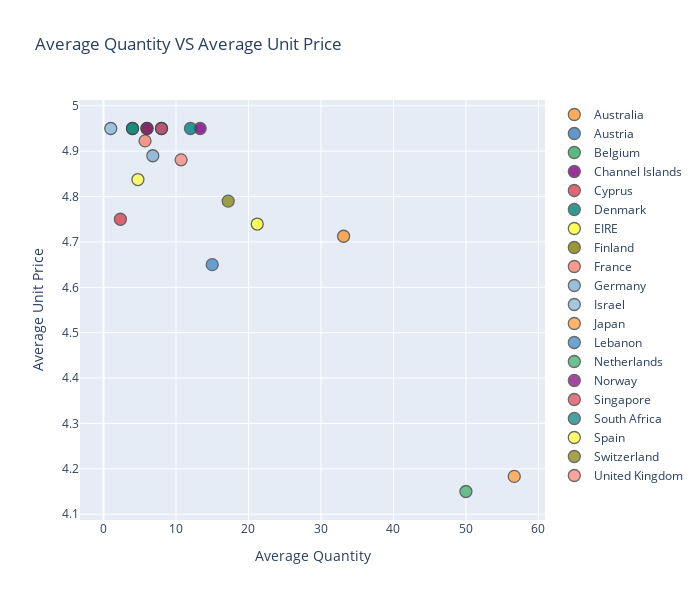

The code cell stored with this chart in its notebook:
### Code cell
layout = go.Layout(width=700, height=600,
                   xaxis=go.layout.XAxis(title=go.layout.xaxis.Title(text='Average Quantity')),
                   yaxis=go.layout.YAxis(title=go.layout.yaxis.Title(text='Average Unit Price')),
                   title=go.layout.Title(text='Average Quantity VS Average Unit Price'));
mean_by_country.iplot(kind='scatter',x='Avg_Quantity',y= 'Avg_UnitPrice', categories='Country',layout=layout)

### Figure 1 — Plotly figure (JSON) as saved in the notebook; plotly's stock layout.template omitted (floating-point values rounded to 4 significant figures)
{"data": [{"marker": {"color": "rgba(255, 153, 51, 1.0)", "line": {"width": 1.3}, "opacity": 0.8, "size": 12, "symbol": "circle"}, "mode": "markers", "name": "Australia", "textfont": {"color": "#4D5663"}, "type": "scatter", "x": [33.12], "y": [4.713]}, {"marker": {"color": "rgba(55, 128, 191, 1.0)", "line": {"width": 1.3}, "opacity": 0.8, "size": 12, "symbol": "circle"}, "mode": "markers", "name": "Austria", "textfont": {"color": "#4D5663"}, "type": "scatter", "x": [8], "y": [4.95]}, {"marker": {"color": "rgba(50, 171, 96, 1.0)", "line": {"width": 1.3}, "opacity": 0.8, "size": 12, "symbol": "circle"}, "mode": "markers", "name": "Belgium", "textfont": {"color": "#4D5663"}, "type": "scatter", "x": [4], "y": [4.95]}, {"marker": {"color": "rgba(128, 0, 128, 1.0)", "line": {"width": 1.3}, "opacity": 0.8, "size": 12, "symbol": "circle"}, "mode": "markers", "name": "Channel Islands", "textfont": {"color": "#4D5663"}, "type": "scatter", "x": [13.33], "y": [4.95]}, {"marker": {"color": "rgba(219, 64, 82, 1.0)", "line": {"width": 1.3}, "opacity": 0.8, "size": 12, "symbol": "circle"}, "mode": "markers", "name": "Cyprus", "textfont": {"color": "#4D5663"}, "type": "scatter", "x": [2.333], "y": [4.75]}, {"marker": {"color": "rgba(0, 128, 128, 1.0)", "line": {"width": 1.3}, "opacity": 0.8, "size": 12, "symbol": "circle"}, "mode": "markers", "name": "Denmark", "textfont": {"color": "#4D5663"}, "type": "scatter", "x": [12], "y": [4.95]}, {"marker": {"color": "rgba(255, 255, 51, 1.0)", "line": {"width": 1.3}, "opacity": 0.8, "size": 12, "symbol": "circle"}, "mode": "markers", "name": "EIRE", "textfont": {"color": "#4D5663"}, "type": "scatter", "x": [21.21], "y": [4.739]}, {"marker": {"color": "rgba(128, 128, 0, 1.0)", "line": {"width": 1.3}, "opacity": 0.8, "size": 12, "symbol": "circle"}, "mode": "markers", "name": "Finland", "textfont": {"color": "#4D5663"}, "type": "scatter", "x": [6], "y": [4.95]}, {"marker": {"color": "rgba(251, 128, 114, 1.0)", "line": {"width": 1.3}, "opacity": 0.8, "size": 12, "symbol": "circle"}, "mode": "markers", "name": "France", "textfont": {"color": "#4D5663"}, "type": "scatter", "x": [5.727], "y": [4.923]}, {"marker": {"color": "rgba(128, 177, 211, 1.0)", "line": {"width": 1.3}, "opacity": 0.8, "size": 12, "symbol": "circle"}, "mode": "markers", "name": "Germany", "textfont": {"color": "#4D5663"}, "type": "scatter", "x": [6.8], "y": [4.89]}, {"marker": {"color": "rgba(128, 177, 211, 0.8999999999999999)", "line": {"width": 1.3}, "opacity": 0.8, "size": 12, "symbol": "circle"}, "mode": "markers", "name": "Israel", "textfont": {"color": "#4D5663"}, "type": "scatter", "x": [1], "y": [4.95]}, {"marker": {"color": "rgba(255, 153, 51, 0.8999999999999999)", "line": {"width": 1.3}, "opacity": 0.8, "size": 12, "symbol": "circle"}, "mode": "markers", "name": "Japan", "textfont": {"color": "#4D5663"}, "type": "scatter", "x": [56.67], "y": [4.183]}, {"marker": {"color": "rgba(55, 128, 191, 0.8999999999999999)", "line": {"width": 1.3}, "opacity": 0.8, "size": 12, "symbol": "circle"}, "mode": "markers", "name": "Lebanon", "textfont": {"color": "#4D5663"}, "type": "scatter", "x": [15], "y": [4.65]}, {"marker": {"color": "rgba(50, 171, 96, 0.8999999999999999)", "line": {"width": 1.3}, "opacity": 0.8, "size": 12, "symbol": "circle"}, "mode": "markers", "name": "Netherlands", "textfont": {"color": "#4D5663"}, "type": "scatter", "x": [50], "y": [4.15]}, {"marker": {"color": "rgba(128, 0, 128, 0.8999999999999999)", "line": {"width": 1.3}, "opacity": 0.8, "size": 12, "symbol": "circle"}, "mode": "markers", "name": "Norway", "textfont": {"color": "#4D5663"}, "type": "scatter", "x": [6], "y": [4.95]}, {"marker": {"color": "rgba(219, 64, 82, 0.8999999999999999)", "line": {"width": 1.3}, "opacity": 0.8, "size": 12, "symbol": "circle"}, "mode": "markers", "name": "Singapore", "textfont": {"color": "#4D5663"}, "type": "scatter", "x": [8], "y": [4.95]}, {"marker": {"color": "rgba(0, 128, 128, 0.8999999999999999)", "line": {"width": 1.3}, "opacity": 0.8, "size": 12, "symbol": "circle"}, "mode": "markers", "name": "South Africa", "textfont": {"color": "#4D5663"}, "type": "scatter", "x": [4], "y": [4.95]}, {"marker": {"color": "rgba(255, 255, 51, 0.8999999999999999)", "line": {"width": 1.3}, "opacity": 0.8, "size": 12, "symbol": "circle"}, "mode": "markers", "name": "Spain", "textfont": {"color": "#4D5663"}, "type": "scatter", "x": [4.75], "y": [4.838]}, {"marker": {"color": "rgba(128, 128, 0, 0.8999999999999999)", "line": {"width": 1.3}, "opacity": 0.8, "size": 12, "symbol": "circle"}, "mode": "markers", "name": "Switzerland", "textfont": {"color": "#4D5663"}, "type": "scatter", "x": [17.2], "y": [4.79]}, {"marker": {"color": "rgba(251, 128, 114, 0.8999999999999999)", "line": {"width": 1.3}, "opacity": 0.8, "size": 12, "symbol": "circle"}, "mode": "markers", "name": "United Kingdom", "textfont": {"color": "#4D5663"}, "type": "scatter", "x": [10.71], "y": [4.881]}], "layout": {"height": 600, "title": {"text": "Average Quantity VS Average Unit Price"}, "width": 700, "xaxis": {"title": {"text": "Average Quantity"}}, "yaxis": {"title": {"text": "Average Unit Price"}}}}
